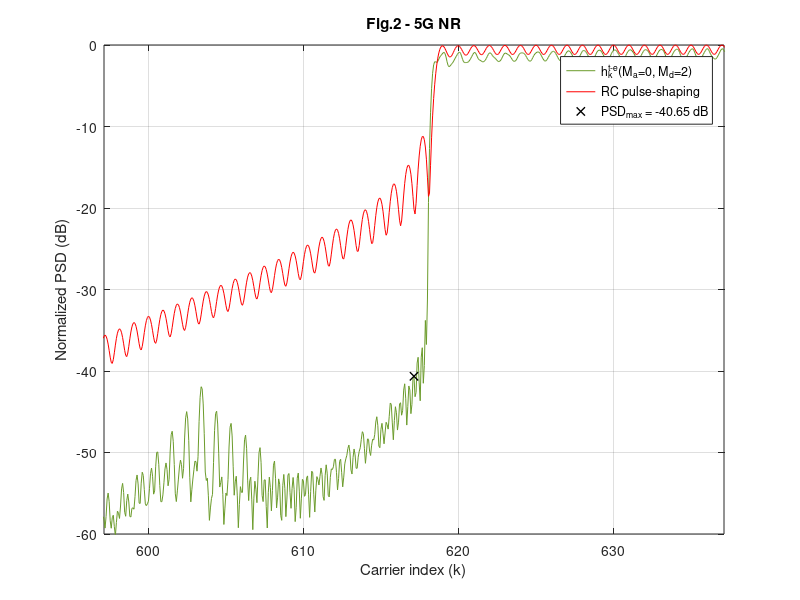

Recreate this plot in MATLAB. (Note: this script raises an error after producing the figure.)
clear,
%% %%%%%%%%%%%%%%%%%%%%%%%%%%%%%%%%%%%%%%%%%%%%%%%%%%%%%%%%%%
% %                 LOAD THE PARAMETERS                   % %
%%%%%%%%%%%%%%%%%%%%%%%%%%%%%%%%%%%%%%%%%%%%%%%%%%%%%%%%%% %%
addpath('../../data/Fig2')
load('Fig2_Parameters_for_5G_NR_Ma_0_Md_2.mat');

Fsob = OFDM_param.Fsob; % Upsampling factor 
% Upsample in time-domain
N = OFDM_param.N*Fsob;
Ngi = OFDM_param.Ngi*Fsob;
b = (OFDM_param.b+1)*Fsob-1;
L = OFDM_param.L*Fsob;
Ms = OFDM_param.Ms;
g = OFDM_param.g;
us = OFDM_param.us;
ue = OFDM_param.ue;

ur = us + ue;

Pd = GenPulse_param.Pd;
Pd_todas = GenPulse_param.Pd_todas;
Paic = GenPulse_param.Paic;
Ptk = GenPulse_param.Ptk;
R_aic = GenPulse_param.R_aic;
R_tk = GenPulse_param.R_tk;
NexTemp_a = GenPulse_param.NexTemp_a;
NexTemp_d = GenPulse_param.NexTemp_d;
cell_coef_lim = GenPulse_param.cell_coef_lim;



%% %%%%%%%%%%%%%%%%%%%%%%%%%%%%%%%%%%%%%%%%%%%%%%%%%%%%%%%%%%
%            OBTAIN THE PULSES IN THE SCENARIO            % %
%%%%%%%%%%%%%%%%%%%%%%%%%%%%%%%%%%%%%%%%%%%%%%%%%%%%%%%%%% %%

h_k = zeros((NexTemp_a+NexTemp_d+1)*L+b, N); % Matrix containing the proposed pulses
vn=(0:L+b-1)'-Ngi;  % Dicrete time axis vector

aic_k = zeros((NexTemp_a+NexTemp_d+1)*L+b, N);  % Matrix containing the AIC term
t_k = zeros((NexTemp_a+NexTemp_d+1)*L+b, N);    % Matrix containing the AST term

% Obtain h_k for every data carrier
for ind_k = 1:length(Pd)

    % % AIC terms
    %%%%%%%%%%%%%%%%%%%%%%%%%%%%%%%%%%
    % Central term
    Pc = exp(1j*2*pi/N*repmat(vn,1,length(Paic{ind_k})).*repmat(Paic{ind_k}.',length(vn),1)).*repmat(g.',1,length(Paic{ind_k}));
    % Advanced and delayed terms
    for ind_m = -NexTemp_a:NexTemp_d
        if ind_m ~= 0 % Skip the central term
            Pc = [Pc, exp(1j*2*pi/N*repmat(vn,1,length(Paic{ind_k})).*repmat(Paic{ind_k}.',length(vn),1)).*repmat(g.',1,length(Paic{ind_k}))]; % Concatenamos las columnas de los tonos AIC de los Ma+Md+1 pulsos
        end
    end

    aic_temp = Pc*diag(R_aic{ind_k});
    aic_k((NexTemp_a*L+1):(NexTemp_a+1)*L+b,Pd(ind_k)+N/2+1) = sum(aic_temp(:,1:length(Paic{ind_k})),2);    % CENTRAL TERM
    
    m_temp = 0;
    for ind_m = -NexTemp_a:NexTemp_d;                                                                       % ADVANCED AND DELAYED TERMS
        if ind_m ~= 0 % Skip the central terms
            aic_k(((NexTemp_a+ind_m)*L+1):((NexTemp_a+ind_m+1)*L+b),Pd(ind_k)+N/2+1) = aic_k(((NexTemp_a+ind_m)*L+1):((NexTemp_a+ind_m+1)*L+b),Pd(ind_k)+N/2+1) + sum(aic_temp(:,(length(Paic{ind_k})*(1+m_temp)) + (1:length(Paic{ind_k}))),2);
            m_temp = m_temp+1;
        end
    end
    
    % % AST terms
    %%%%%%%%%%%%%%%%%%%%%%%%%%%%%%%%%%
    % Central term
    Ts = exp(1j*2*pi/N*repmat(vn,1,length(Ptk{ind_k})).*repmat(Ptk{ind_k}.',length(vn),1)).*repmat(us.',1,length(Ptk{ind_k}));
    Te = exp(1j*2*pi/N*repmat(vn,1,length(Ptk{ind_k})).*repmat(Ptk{ind_k}.',length(vn),1)).*repmat(ue.',1,length(Ptk{ind_k}));
    T = [Ts, Te];
    
    % Advanced and delayed terms
    for ind_m = -NexTemp_a:-1;
        T = [T, Ts];
    end
    for ind_m=1:NexTemp_d;
        T = [T, Te];
    end
    t_k_temp = T*diag(R_tk{ind_k});

    t_k(((NexTemp_a)*L+1):((NexTemp_a+1))*L+b,Pd(ind_k)+N/2+1) = sum(t_k_temp(:,1:2*length(Ptk{ind_k})),2);

    m_temp = 0;
    for ind_m = -NexTemp_a:-1;
            t_k(((NexTemp_a+ind_m)*L+1):(NexTemp_a+ind_m+1)*L+b,Pd(ind_k)+N/2+1) = t_k(((NexTemp_a+ind_m)*L+1):(NexTemp_a+ind_m+1)*L+b,Pd(ind_k)+N/2+1) + sum(t_k_temp(:,(2*length(Ptk{ind_k})+m_temp*length(Ptk{ind_k})) + (1:length(Ptk{ind_k}))),2);
            m_temp = m_temp + 1;
    end
    for ind_m = 1:NexTemp_d;
            t_k(((NexTemp_a+ind_m)*L+1):(NexTemp_a+ind_m+1)*L+b,Pd(ind_k)+N/2+1) = t_k(((NexTemp_a+ind_m)*L+1):(NexTemp_a+ind_m+1)*L+b,Pd(ind_k)+N/2+1) + sum(t_k_temp(:,(2*length(Ptk{ind_k})+m_temp*length(Ptk{ind_k})) + (1:length(Ptk{ind_k}))),2);
            m_temp = m_temp + 1;
    end
end

h_k = aic_k + t_k;

p_k_conv = exp(1j*(2*pi/N)*repmat(vn,1,length(Pd_todas)).*repmat(Pd_todas.',length(vn),1)).*repmat(g.',1,length(Pd_todas));

h_k(NexTemp_a*L + (1:L+b),Pd_todas+N/2+1) = h_k(NexTemp_a*L + (1:L+b),Pd_todas+N/2+1) + p_k_conv;


%% %%%%%%%%%%%%%%%%%%%%%%%%%%%%%%%%%%%%%%%%%%%%%%%%%%%%%%%%%%
% %     REPRESENTATION OF THE PULSES IN THE SCENARIO      % %
%%%%%%%%%%%%%%%%%%%%%%%%%%%%%%%%%%%%%%%%%%%%%%%%%%%%%%%%%% %%

% Obtain the PSD
H_k = fft(h_k,N*Ms);
P_k = fft(p_k_conv,N*Ms);

psd_H = fftshift(sum(abs(H_k).^2,2));
psd_P = fftshift(sum(abs(P_k).^2,2));

x = (-N*Ms/2:N*Ms/2-1)/(Ms);
indices = find(ismember(x,[-N/2,N/2-1]));
indices = indices(1):1:indices(2);

x = x+N/2;
y_h = 10*log10(psd_H/max(psd_H));
y_p = 10*log10(psd_P/max(psd_P));

PSD_max = max(max(y_h(find(x>Pd_todas(end)+N/2+1.67))), max(y_h(find(x<Pd_todas(1)+N/2-1.67)))); %% PSD_MAX IS SOUGHT BEYOND THE 0.67 SCS GUARD BAND THAT IS LEFT BY EACH SIDE
x_PSD_max = x(find(y_h==PSD_max));

% Fig 2 (ITU-T Rec. G9960 Ma=0,Md=2)
figure,
plot(x(indices),y_h(indices), 'DisplayName', 'h_k^{t-e}(M_a=0, M_d=2)', 'Color', "#6B9B2B"); hold on; grid on;
plot(x(indices),y_p(indices), 'DisplayName', 'RC pulse-shaping', 'Color', 'r');
plot(x_PSD_max, PSD_max, 'Marker', 'x', 'Color', 'k', 'LineStyle', 'none','LineWidth',1, 'DisplayName', ['PSD_{max} = ', num2str(PSD_max, '%.2f'), ' dB'])
xlabel('Carrier index (k)'); ylabel('Normalized PSD (dB)'); legend('show')
xlim(x_PSD_max+[-20,20]); ylim([-60,0])
title('Fig.2 - 5G NR')

%% %%%%%%%%%%%%%%%%%%%%%%%%%%%%
% %     CLARIFYING NOTE     % %
%%%%%%%%%%%%%%%%%%%%%%%%%%%% %%

NOTE = ['NOTE: The maximum number of RB that can be used in a 5 MHz channel is 25, which is equivalent to 4.5 MHz (SCS = 15 kHz).',...
    ' That leaves a 500 kHz guard band, 250 kHz by each side of the transmission band.',...
    ' If this guard band is reduced by repurposing those carriers that were previously assigned to it for data transmission, it can be reduced by up to 16 subcarriers, leaving a residual guard band 10 kHz wide (2/3 of an SCS).',...
    ' Hence, the PSD peak can be sought beyond that guard band, which is 1.67 SCS beyond the outermost transmitting subcarrier by each end of the passband.'];
wrapped_NOTE = textwrap({NOTE}, 70);
disp('##################################################################################')
fprintf('\n')
disp(wrapped_NOTE)
disp('##################################################################################')